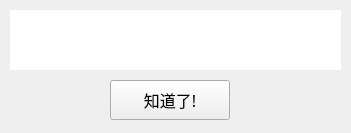
<?xml version="1.0" encoding="UTF-8"?>
<ui version="4.0">
 <class>Form</class>
 <widget class="QWidget" name="Form">
  <property name="geometry">
   <rect>
    <x>0</x>
    <y>0</y>
    <width>351</width>
    <height>133</height>
   </rect>
  </property>
  <property name="windowTitle">
   <string>Form</string>
  </property>
  <widget class="QPushButton" name="error_msg_win_close_btn">
   <property name="geometry">
    <rect>
     <x>110</x>
     <y>80</y>
     <width>120</width>
     <height>40</height>
    </rect>
   </property>
   <property name="font">
    <font>
     <family>微軟正黑體</family>
     <pointsize>12</pointsize>
    </font>
   </property>
   <property name="text">
    <string>知道了!</string>
   </property>
  </widget>
  <widget class="QTextEdit" name="error_msg_detail">
   <property name="geometry">
    <rect>
     <x>10</x>
     <y>10</y>
     <width>331</width>
     <height>60</height>
    </rect>
   </property>
   <property name="font">
    <font>
     <family>微軟正黑體</family>
     <pointsize>12</pointsize>
    </font>
   </property>
   <property name="frameShape">
    <enum>QFrame::NoFrame</enum>
   </property>
  </widget>
 </widget>
 <resources/>
 <connections/>
</ui>
